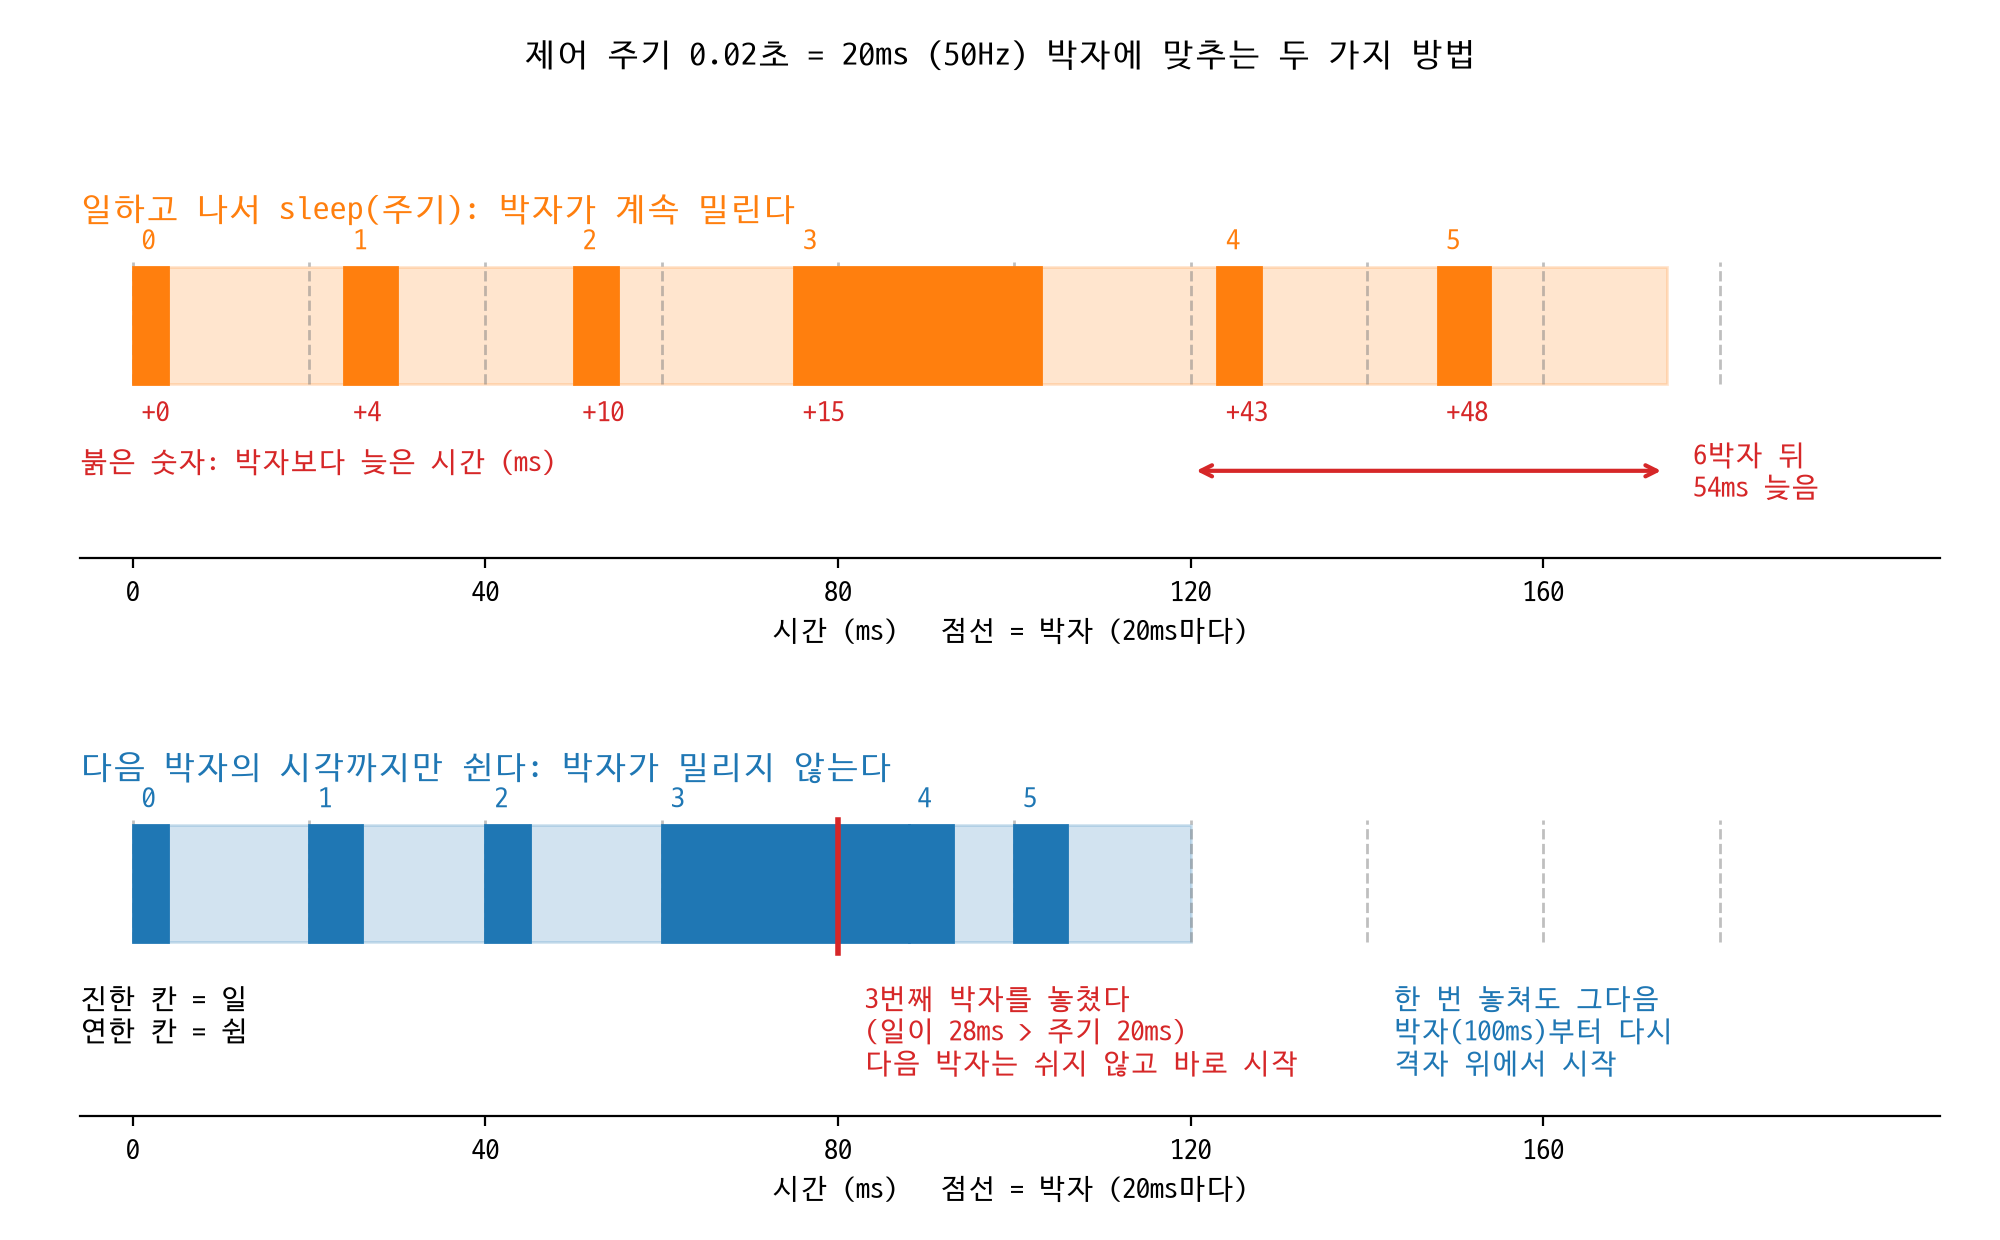

Recreate this plot in Python.
import matplotlib.pyplot as plt
import numpy as np

# plt.rcParams["font.family"] = "AppleGothic"
plt.rcParams["font.family"] = "D2Coding"
plt.rcParams["axes.unicode_minus"] = False

주기 = 20                                   # b12_fixed_rate.py: 주기 = 0.02초 = 20ms (50Hz)
일 = [4, 6, 5, 28, 5, 6]                    # 박자마다 일하는 시간(ms). 설명용 값이다. 3번째만 주기보다 길다
박자_수 = len(일)

# 방법 1: 일하고 나서 sleep(주기)
시각, 시작1 = 0, []
for 박자 in range(박자_수):
    시작1.append(시각)
    시각 += 일[박자] + 주기                   # 일 + 주기만큼 쉼 → 박자마다 일하는 시간만큼 밀린다
끝1 = 시각

# 방법 2: b12_fixed_rate.py와 같은 계산 (다음_박자는 주기씩만 늘어난다)
시각, 다음_박자, 시작2, 쉼2, 놓침 = 0, 0, [], [], []
for 박자 in range(박자_수):
    시작2.append(시각)
    시각 += 일[박자]
    다음_박자 += 주기
    남은_시간 = 다음_박자 - 시각
    if 남은_시간 > 0:
        쉼2.append(남은_시간)
        시각 = 다음_박자                       # 그때까지만 쉰다
    else:
        쉼2.append(0)
        놓침.append((박자, 다음_박자))          # 일이 주기보다 오래 걸렸다
끝2 = 시각
print("방법 1 시작(ms):", 시작1, "끝", 끝1, f"→ 이상적인 {박자_수}박자 끝 {박자_수 * 주기}ms보다 {끝1 - 박자_수 * 주기}ms 늦음")
print("방법 2 시작(ms):", 시작2, "끝", 끝2, f"→ {박자_수 * 주기}ms에 맞음")
print("놓친 박자:", [f"{b}번째 박자를 놓쳤다 (박자 시각 {t}ms)" for b, t in 놓침])

그림 = plt.figure(figsize=(10, 6.2))
위 = 그림.add_axes([0.04, 0.55, 0.93, 0.30])
아래 = 그림.add_axes([0.04, 0.10, 0.93, 0.30])
for 칸 in (위, 아래):
    칸.set_xlim(-6, 205)
    칸.set_ylim(-1.5, 1.7)
    for 선 in ["left", "right", "top"]:
        칸.spines[선].set_visible(False)
    칸.set_yticks([])
    칸.set_xticks(range(0, 181, 40))
    칸.tick_params(labelsize=10)
    for k in range(10):                      # 이상적인 박자 격자: 칸 높이만큼만(글자를 지나지 않게)
        칸.plot([k * 주기, k * 주기], [0, 1.05], color="gray", alpha=0.5, lw=1, ls="--", zorder=2.5)
    칸.set_xlabel("시간 (ms)   점선 = 박자 (20ms마다)", fontsize=10)


def 칸_그리기(칸, 시작, 쉼, 색):
    for k in range(박자_수):
        칸.add_patch(plt.Rectangle((시작[k], 0), 일[k], 1, color=색, zorder=3))
        칸.add_patch(plt.Rectangle((시작[k] + 일[k], 0), 쉼[k], 1, color=색, alpha=0.2, zorder=2))
        칸.text(시작[k] + 1, 1.12, str(k), fontsize=10, ha="left", va="bottom", color=색)


칸_그리기(위, 시작1, [주기] * 박자_수, "tab:orange")
칸_그리기(아래, 시작2, 쉼2, "tab:blue")

# 위: 밀린 정도를 박자마다 표시
for k in range(박자_수):
    늦음 = 시작1[k] - k * 주기
    위.text(시작1[k] + 1, -0.12, f"+{늦음}", fontsize=10, color="tab:red", ha="left", va="top")
위.annotate("", xy=(끝1, -0.75), xytext=(박자_수 * 주기, -0.75),
          arrowprops=dict(arrowstyle="<->", color="tab:red", lw=1.5))
위.text(끝1 + 3, -0.75, f"{박자_수}박자 뒤\n{끝1 - 박자_수 * 주기}ms 늦음", fontsize=10, color="tab:red", va="center")
위.text(-6, 1.65, "일하고 나서 sleep(주기): 박자가 계속 밀린다", fontsize=12, va="top", color="tab:orange")

# 아래: 놓친 박자 표시
for 박자, 시각 in 놓침:
    아래.plot([시각, 시각], [-0.1, 1.05], color="tab:red", lw=2, zorder=5)
    아래.text(시각 + 3, -0.35, f"{박자}번째 박자를 놓쳤다\n(일이 {일[박자]}ms > 주기 {주기}ms)\n다음 박자는 쉬지 않고 바로 시작",
            fontsize=10, color="tab:red", va="top")
위.text(-6, -0.55, "붉은 숫자: 박자보다 늦은 시간 (ms)", fontsize=10, color="tab:red", va="top")
아래.text(-6, -0.35, "진한 칸 = 일\n연한 칸 = 쉼", fontsize=10, va="top")
아래.text(143, -0.35, "한 번 놓쳐도 그다음\n박자(100ms)부터 다시\n격자 위에서 시작", fontsize=10, va="top", color="tab:blue")
아래.text(-6, 1.65, "다음 박자의 시각까지만 쉰다: 박자가 밀리지 않는다", fontsize=12, va="top", color="tab:blue")

그림.text(0.5, 0.97, "제어 주기 0.02초 = 20ms (50Hz) 박자에 맞추는 두 가지 방법", ha="center", va="top", fontsize=12)
그림.savefig("s56_fixed_rate.png", dpi=200)
print("저장: s56_fixed_rate.png")
